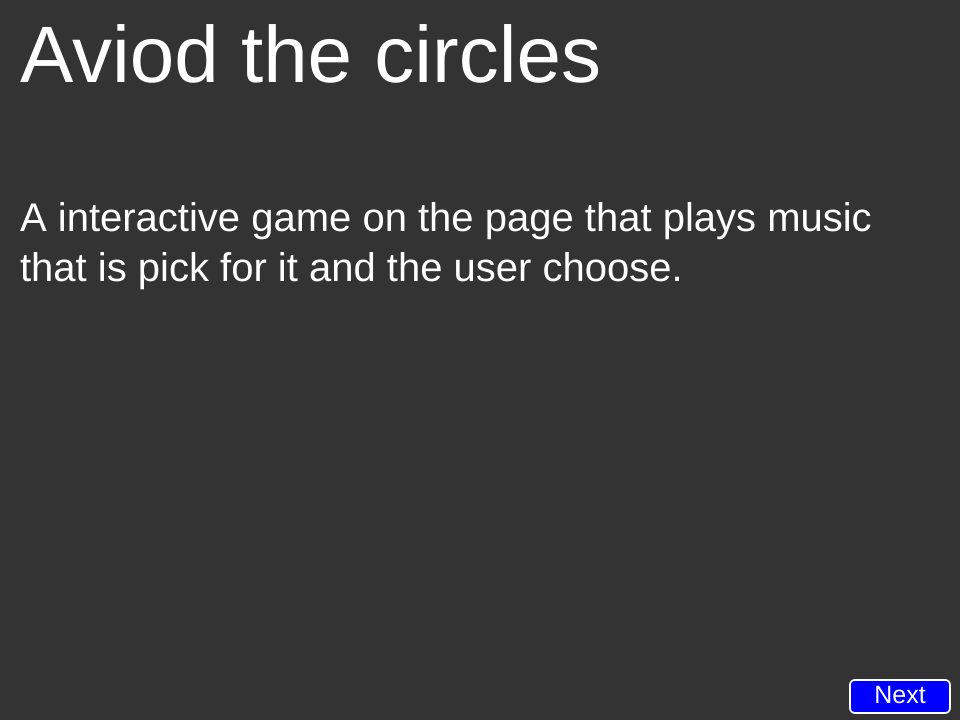
Frame 1 (no input)
Frame 60 (no input): identical to frame 1, image omitted
Frame 120 (the mouse pressed at the canvas centre since frame 60): identical to frame 1, image omitted

The p5.js sketch that drew this single still picture (run headless with seeded random() and noise() and a simulated clock; from frame 60 on, the mouse is pressed at the canvas centre):

// p5.js sketch
// ── sketch.js
var currentSlide = 0;
var numberOfSlides = 3;

var nextButtonX = 850;
var nextButtonY = 680;
var nextButtonW = 100;
var nextButtonH = 33;

var prevButtonX = 10;
var prevButtonY = nextButtonY;
var prevButtonW = nextButtonW + 30;
var prevButtonH = nextButtonH;

function setup() {
    createCanvas(960, 720);
}

function draw() {
    background(51);

    var title; 
    var description;
    
    if (currentSlide == 0) {
        title = "Aviod the circles";
        description = "A interactive game on the page that plays music that is pick for it and the user choose.";
    } 
    else if (currentSlide == 1) {
        title = "How to play";
        description = "The user would play as a square using the arrow keys to avoid getting hit from the circles. The user would also be able to change the music in the game.";
    } 
    else if (currentSlide == 2) {
        title = "What going to be in it";
        description = "The game would use p5 shapes like circles and squares. The backgorund would have music that plays.";

       circle(750, 500, 150);
       square(200, 450, 150); 
    }

    textSize(80);
    fill(255);
    noStroke();
    textAlign(LEFT, TOP);
    text(title, 20, 20);

    textSize(40);
    text(description, 20, 200, width - 40);

    fill('blue');
    stroke(255);
    strokeWeight(2);
    
    if (currentSlide < numberOfSlides - 1) {
        rect(nextButtonX, nextButtonY, nextButtonW, nextButtonH, 5); // next
    }

    if (currentSlide > 0) {
        rect(prevButtonX, prevButtonY, prevButtonW, prevButtonH, 5); // prev
    }
    
    fill(255);
    textSize(25);
    noStroke();
    textAlign(CENTER, CENTER);

    if (currentSlide < numberOfSlides - 1) {
        text("Next", nextButtonX, nextButtonY, nextButtonW, nextButtonH);
    }
    
    if (currentSlide > 0) {
        text("Previous", prevButtonX, prevButtonY, prevButtonW, prevButtonH);
    }
    
}

function mousePressed() {
    if (mouseX > nextButtonX && mouseX < nextButtonX + nextButtonW &&
        mouseY > nextButtonY && mouseY < nextButtonY + nextButtonH) {
        if (currentSlide < numberOfSlides - 1) {
            currentSlide++;
        }
        
    }

     if (mouseX > prevButtonX && mouseX < prevButtonX + prevButtonW &&
        mouseY > prevButtonY && mouseY < prevButtonY + prevButtonH) {
        if (currentSlide > 0) {
            currentSlide--;
        }
    }
}
